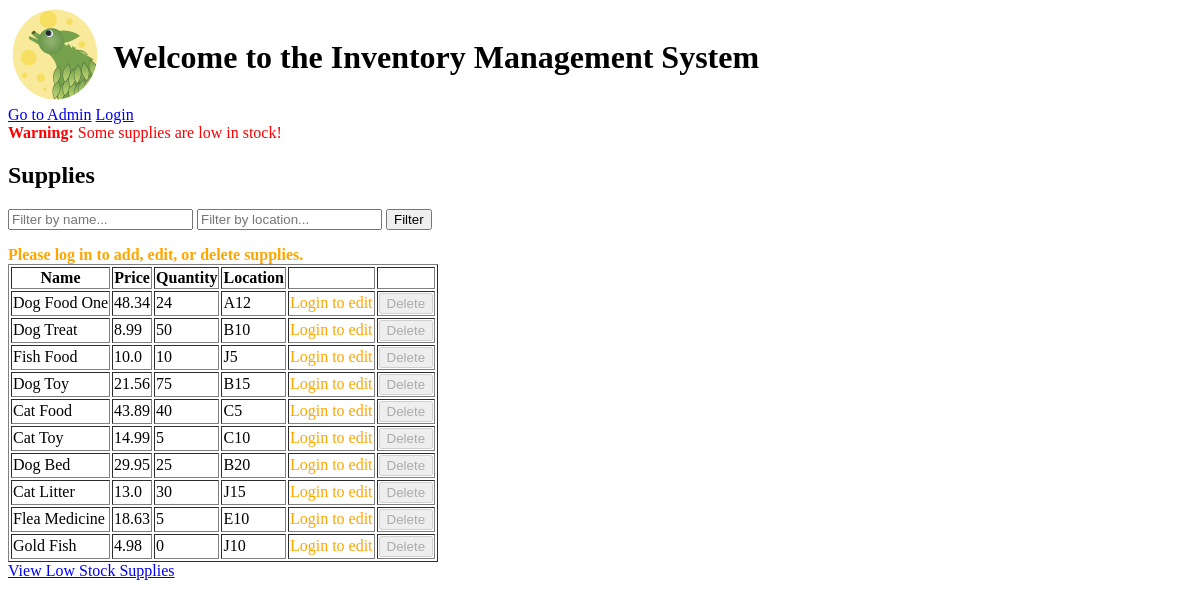
The page / on the database its author committed.
### inventory/models.py (models this page shows, shortened)
class Supply(models.Model):
    name = models.CharField(max_length=255, primary_key=True)
    price = models.FloatField()
    quantity = models.IntegerField()
    location = models.CharField(max_length=255)
    reorder_point = models.PositiveIntegerField(default=5)

### inventory/views.py (the view, shortened to what this page needs)
# urls.py: path('', views.index, name='index'),
def index(request):
    location_query = request.GET.get('location', '')
    name_query = request.GET.get('name', '')
    supplies = Supply.objects.all()
    if location_query:
        supplies = supplies.filter(location__icontains=location_query)
    if name_query:
        supplies = supplies.filter(name__icontains=name_query)
    low_stock_items = Supply.objects.filter(quantity__lte=models.F('reorder_point'))
    context = {
        'supplies': supplies,
        'low_stock_items': low_stock_items,
        'location_query': location_query,
        'name_query': name_query,
    }
    return render(request, 'inventory/index.html', context)

### inventory/templates/inventory/index.html (shortened to what this page needs)
{% load static %}
<!DOCTYPE html>
<html lang="en">
<head>
    <link rel="stylesheet" href="{% static 'css/styles.css' %}">
</head>
<body>
    <div class="header-container">
    <img src="{% static 'icons/TLeafLogo2sm.png' %}" alt="T Leaf Logo">
    <h1>Welcome to the Inventory Management System</h1>
    </div>
    <a href="{% url 'admin:index' %}">Go to Admin</a>
    <a href="{% url 'login' %}">Login</a>
    {% if low_stock_items %}
    <div style="color: red;">
        <strong>Warning:</strong> Some supplies are low in stock!
    </div>
{% else %}
    <div style="color: green;">
        All supplies are adequately stocked.
    </div>
{% endif %}
    <h2>Supplies</h2>
    <form method="get" style="margin-bottom: 1rem;">
        <input type="text" name="name" placeholder="Filter by name..." value="{{ name_query }}">
        <input type="text" name="location" placeholder="Filter by location..." value="{{ location_query }}">
        <button type="submit">Filter</button>
    </form>
    {% if user.is_authenticated %}
    <a href="{% url 'add_supply' %}">Add Supply</a>
{% else %}
    <div style="color: orange;">
        <strong>Please log in to add, edit, or delete supplies.</strong>
    </div>
{% endif %}
    <table border="1">
        <thead>
            <tr>
                <th>Name</th>
                <th>Price</th>
                <th>Quantity</th>
                <th>Location</th>
                <th></th>
                <th></th>
            </tr>
        </thead>
        <tbody>
            {% for supply in supplies %}
            <tr>
                <td>{{ supply.name }}</td>
                <td>{{ supply.price }}</td>
                <td>{{ supply.quantity }}</td>
                <td>{{ supply.location }}</td>
                <td>
                    {% if user.is_authenticated %}
                        <a href="{% url 'edit_supply' supply.name %}">Edit</a>
                    {% else %}
                        <span style="color: orange;">Login to edit</span>
                    {% endif %}
                </td>
                <td>
                    <form action="{% url 'delete_supply' supply.name %}" method="post" style="display:inline;">
                        {% if user.is_authenticated %}
                            <button type="submit">Delete</button>
                        {% else %}
                            <button type="button" disabled>Delete</button>
                        {% endif %}
            </tr>
            {% empty %}
            <tr>
                <td colspan="5">No supplies available.</td>
            </tr>
            {% endfor %}
        </tbody>
    </table>
    <a href="{% url 'low_stock_supplies' %}">View Low Stock Supplies</a>
</body>
</html>

### inventory/static/css/styles.css (style rules this page uses)
.header-container { display: flex; align-items: center; }
.header-container img { margin-right: 10px; }

### rows shown on the page
Supply: name "Dog Food One", price "48.34", quantity "24", location "A12"
Supply: name "Dog Treat", price "8.99", quantity "50", location "B10"
Supply: name "Fish Food", price "10.0", quantity "10", location "J5"
Supply: name "Dog Toy", price "21.56", quantity "75", location "B15"
Supply: name "Cat Food", price "43.89", quantity "40", location "C5"
Supply: name "Cat Toy", price "14.99", quantity "5", location "C10"
Supply: name "Dog Bed", price "29.95", quantity "25", location "B20"
Supply: name "Cat Litter", price "13.0", quantity "30", location "J15"
Supply: name "Flea Medicine", price "18.63", quantity "5", location "E10"
Supply: name "Gold Fish", price "4.98", quantity "0", location "J10"
